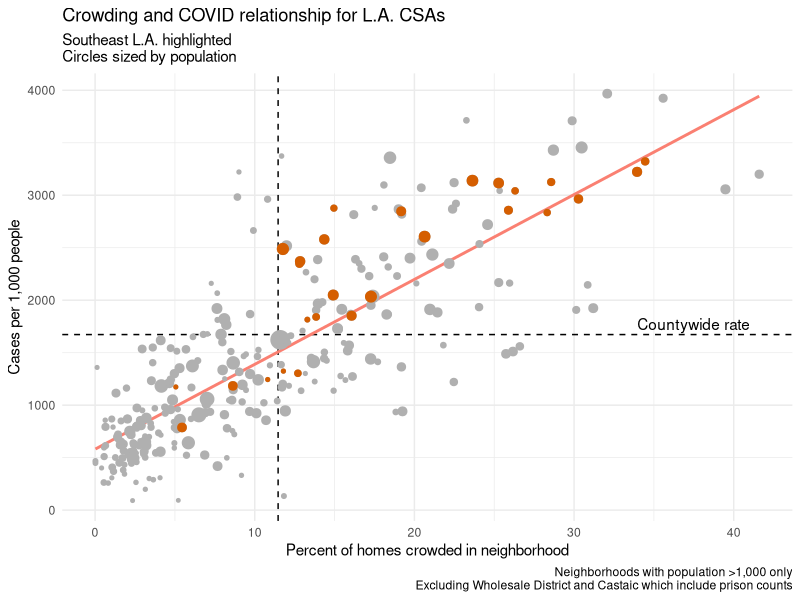
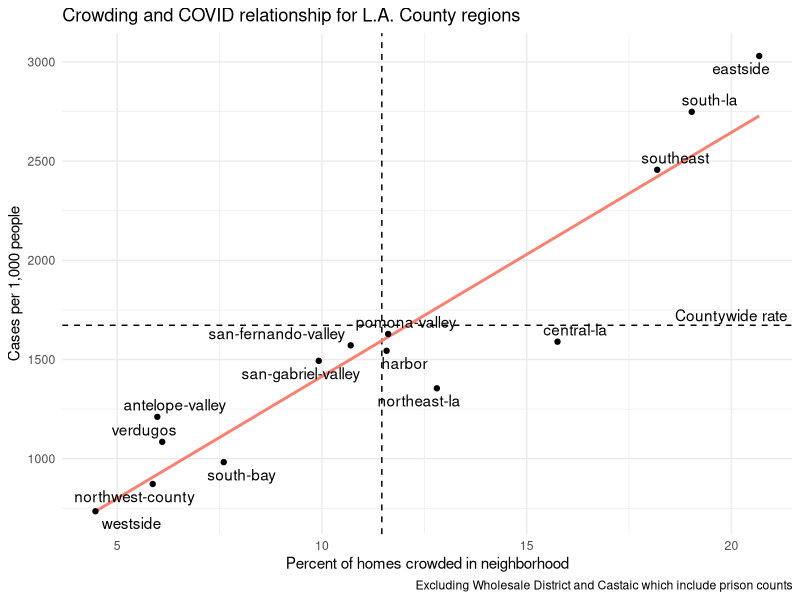
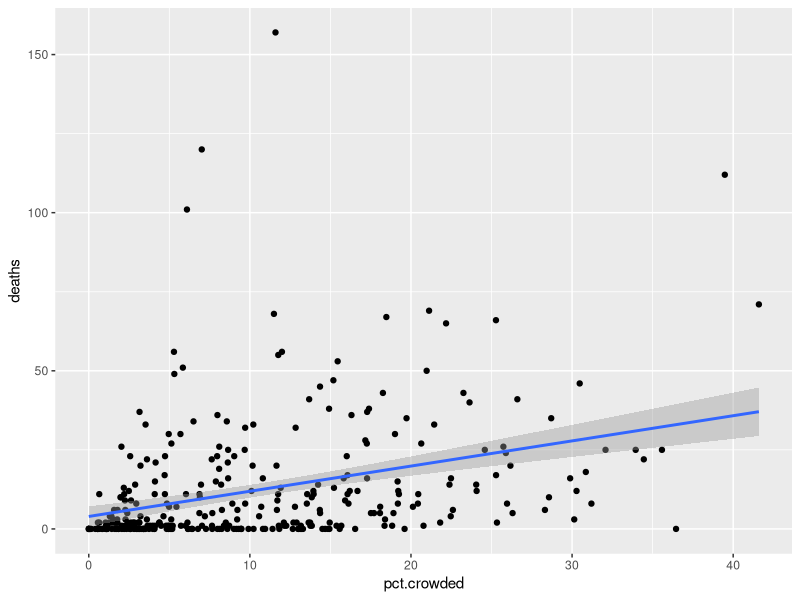
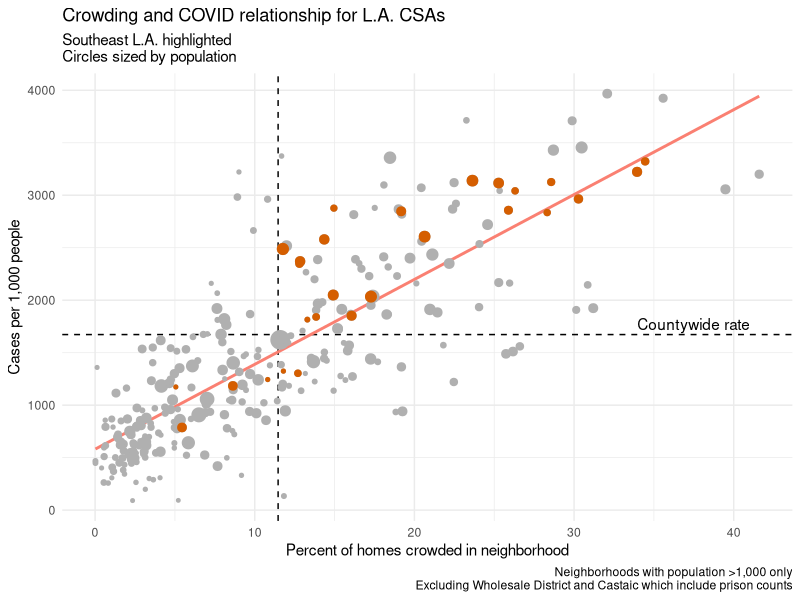
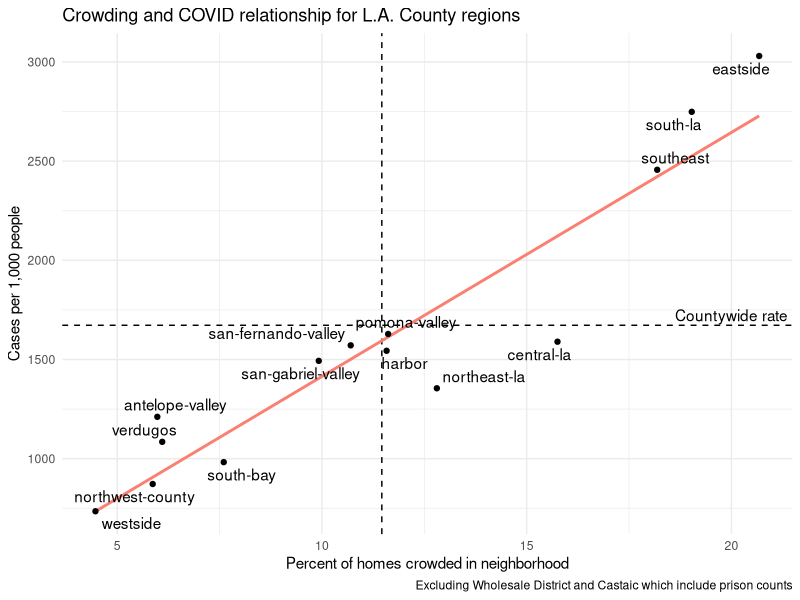

Reproduce these figures in R, in order.
library(tidyverse)
library(ggrepel)

save.plot = function (ggobj, filename) {
  ggsave(filename, plot = ggobj, width = 12, height = 8)
}

csa.latest = read_csv('processed/csa-latest.csv')

csa.latest

deaths.latest = read_csv('processed/deaths-latest.csv')

deaths.latest

crowding = read_csv('gis-census/csa-crowded.csv')

crowding

countywide.case.rate = csa.latest %>% 
  summarise(cases = sum(cases), population = sum(population)) %>% 
  mutate(rate.cases = cases / population * 100000) %>% 
  pull(rate.cases)

csa.crowding.data = csa.latest %>% 
  left_join(crowding %>% rename(csa.hood.name = hood.name)) %>% 
  left_join(deaths.latest) %>% 
  mutate(pct.crowded = pct.crowded * 100)

csa.crowding.data

countywide.crowding.rate = csa.crowding.data %>% 
  summarise(crowded = sum(crowded), total = sum(total)) %>% 
  mutate(pct.crowded = crowded / total * 100) %>% 
  pull(pct.crowded)

crowding.model = lm(
  rate.cases ~ pct.crowded,
  data = csa.crowding.data %>% filter(is.finite(rate.cases))
)

summary(crowding.model)

plot.crowding.csa = csa.crowding.data %>%
  filter(population > 1000) %>%
  filter(!csa.hood.name %in% c('Castaic', 'Wholesale District')) %>% 
  ggplot(aes(pct.crowded, rate.cases, size = population)) +
  geom_hline(yintercept = countywide.case.rate, linetype = 2) +
  geom_vline(xintercept = countywide.crowding.rate, linetype = 2) +
  annotate('text', x = 37.5, y = countywide.case.rate + 100, label = 'Countywide rate') +
  geom_smooth(method = 'lm', se = FALSE, color = 'salmon') +
  geom_point(color = '#B0B0B0') +
  geom_point(
    data = . %>% 
      filter(mapla.region.slug == 'southeast'),
    color = '#D55E00'
  ) +
  theme_minimal() +
  theme(legend.position = 'none') +
  labs(
    title = 'Crowding and COVID relationship for L.A. CSAs',
    subtitle = 'Southeast L.A. highlighted\nCircles sized by population',
    x = 'Percent of homes crowded in neighborhood',
    y = 'Cases per 1,000 people',
    caption = 'Neighborhoods with population >1,000 only\nExcluding Wholesale District and Castaic which include prison counts'
  )

plot.crowding.csa

plot.crowding.csa %>% save.plot('plots/csa-crowding.png')

region.crowding.data = csa.crowding.data %>% 
  filter(!csa.hood.name %in% c('Castaic', 'Wholesale District')) %>% 
  group_by(mapla.region.slug) %>% 
  summarise(
    cases = sum(cases),
    population = sum(population),
    rate.cases = cases / population * 100000,
    total = sum(total),
    crowded = sum(crowded),
    pct.crowded = crowded / total * 100
  ) %>% 
  filter(!mapla.region.slug %in% c('angeles-forest', 'santa-monica-mountains')) %>% 
  drop_na(mapla.region.slug)

region.crowding.data

plot.crowding.region = region.crowding.data %>%
  ggplot(aes(pct.crowded, rate.cases)) +
  geom_hline(yintercept = countywide.case.rate, linetype = 2) +
  geom_vline(xintercept = countywide.crowding.rate, linetype = 2) +
  annotate('text', x = 20, y = countywide.case.rate + 50, label = 'Countywide rate') +
  geom_smooth(method = 'lm', se = FALSE, color = 'salmon') +
  geom_point() +
  geom_text_repel(aes(label = mapla.region.slug)) +
  # geom_point(color = '#B0B0B0') +
  # geom_point(
  #   data = . %>% 
  #     filter(mapla.region.slug == 'southeast'),
  #   color = '#D55E00'
  # ) +
  theme_minimal() +
  theme(legend.position = 'none') +
  labs(
    title = 'Crowding and COVID relationship for L.A. County regions',
    # subtitle = 'Southeast L.A. highlighted\nCircles sized by population',
    x = 'Percent of homes crowded in neighborhood',
    y = 'Cases per 1,000 people',
    caption = 'Excluding Wholesale District and Castaic which include prison counts'
  )

plot.crowding.region

plot.crowding.region %>% save.plot('plots/region-crowding.png')


csa.crowding.data %>% 
  ggplot(aes(pct.crowded, deaths)) +
  geom_point() +
  geom_smooth(method = 'lm')
